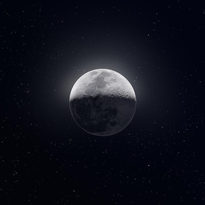
#> input picture lab_1/src/im1.png, 205 x 205 px, shrunk from 800 x 800 before the run
$ jupyter execute --allow-errors lab_1.ipynb
#> lines starting #> are read from the running program, lines starting #| are printed output that depends on the picture
# Виконати детекцію границь на зображеннях за допомогою операторів:
# * Roberts
# * Sobel
# Провести порівняльний аналіз.

[cell 1]
import os
import cv2
import pickle
import numpy as np
from tqdm import tqdm
import matplotlib.pyplot as plt

from cv.helpers import *

from IPython.core.display_functions import clear_output

x_sobel = np.array([
    [-1, 0, 1],
    [-2, 0, 2],
    [-1, 0, 1]
], dtype=np.float32)
y_sobel = np.array([
    [-1, -2, -1],
    [0, 0, 0],
    [1, 2, 1]
], dtype=np.float32)

x_roberts = np.array([
    [1, 0],
    [0, -1]
], dtype=np.float32)
y_roberts = np.array([
    [0, -1],
    [1, 0]
], dtype=np.float32)

def point_operation(img, K, L):
    img = img * K + L
    img[img > 255] = 255
    img[img < 0] = 0
    return np.asarray(img, dtype=np.uint8)

[cell 2]
im = cv2.imread('src/im1.png')
#> im is the input picture: shape (205, 205, 3); mean B, G, R 26.4, 16.6, 14.7
gray = cv2.cvtColor(im, cv2.COLOR_BGR2GRAY)
#> (the rest of this cell did not finish here and is left out)

[cell 3]
# noise add
noise = cv2.randu(np.zeros(gray.shape), 0, 255)
noisy_gray = gray + np.array(0.5 * noise, dtype=np.float32)
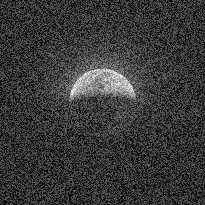
#> noisy_gray: shape (205, 205) float32; min 1.67, max 351.2, mean 81.2; drawn with min black and max white
#> (the rest of this cell did not finish here and is left out)

[cell 4]
def get_surround_mtx(img, krn, i, j, inter):
    rows, cols = img.shape[:2]
    k_rows, k_cols = krn.shape[:2]

    mtx = np.ndarray((k_rows, k_cols), dtype=np.float32)

    for k in range(k_rows):
        for l in range(k_cols):
            k_i, l_i = k - 1 + i, l - 1 + j # step back values

            if 0 > k_i or k + i > rows or 0 > l_i or l + j > cols:  # out of bounds
                if inter:
                    mtx[k, l] = img[i, j]  # fake interpolation
                else:
                    mtx[k, l] = 0  # no interpolation
            else:
                mtx[k, l] = img[k_i, l_i]

    return mtx


def apply_kernel(img, krn, inter=False):
#> called with krn = array of shape (3, 3), inter = False
    if len(img.shape) == 3:
        rows, cols, dim = img.shape
        new_img = np.zeros((rows, cols, dim), dtype=np.float32)
    else:
        (rows, cols), dim = img.shape, 0
#> rows = 123; cols = 123; dim = 0
        new_img = np.zeros((rows, cols), dtype=np.float32)

    for i in tqdm(range(rows)):
        for j in range(cols):
            if dim == 0:
                mtx = get_surround_mtx(img, krn, i, j, inter)
                new_img[i, j] = (mtx * krn).sum()
            else:
                for d in range(dim):
                    tm_im = img[:,:,d]  # get 1 of colors R / G / B
                    mtx = get_surround_mtx(tm_im, krn, i, j, inter)
                    new_img[i, j, d] = (mtx * krn).sum()

            new_img[new_img > 255] = 255
            new_img[new_img < 0] = 0
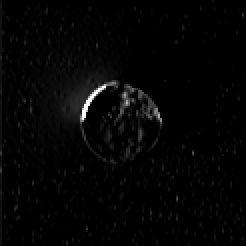
#> new_img: shape (123, 123) float32 (shown 2 times larger); min 0, max 255, mean 4.7
    return np.asarray(new_img, dtype=np.float32)


def process(pth, kernel, ratio=0, interpolate=False, grayscale=False):
    img = cv2.imread(pth)

    if ratio != 0:
        img = cv2.resize(img, (0, 0), fx=ratio, fy=ratio)

    if grayscale:
        img = cv2.cvtColor(img, cv2.COLOR_BGR2GRAY)

    my = apply_kernel(img, kernel, interpolate)
    lib = cv2.filter2D(img, -1, kernel)

    return my, lib

[cell 5]
im_pths = ['src/im1.png', 'src/im2.png', 'src/im3.png', 'src/im4.png', 'src/im5.png']
im_kernels = [(x_sobel, 'x_sobel'), (y_sobel, 'y_sobel'), (x_roberts, 'x_roberts'), (y_roberts, 'y_roberts')]

if os.path.exists('results.pkl'):
    results = pickle.load(open("results.pkl", 'rb'))
else:
    results = []
    for im_pth in im_pths:
        print(im_pth, end=' ')
        for im_kernel, k_name in im_kernels:
            results.append((process(im_pth, im_kernel, ratio=0.6, grayscale=True), k_name))
#> pass 2 of the loop `for im_pth in im_pths:`:
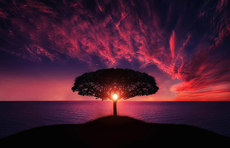
#> input picture lab_1/src/im2.png, 230 x 148 px, shrunk from 900 x 579 before the run
#> in process, img is the input picture: shape (148, 230, 3); mean B, G, R 46.2, 27.5, 69.9
#> in process (call 5), `img = cv2.cvtColor(img, cv2.COLOR_BGR2GRAY)`:
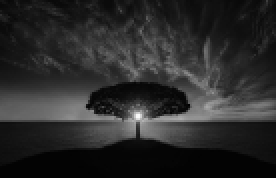
#> img: shape (89, 138) (shown 2 times larger); min 1, max 250, mean 42.2
#> after the loop in apply_kernel (call 5), `for i in tqdm(range(rows)):`:
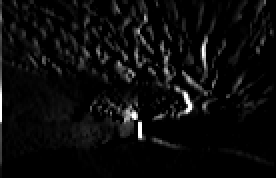
#> new_img: shape (89, 138) float32 (shown 2 times larger); min 0, max 255, mean 11.4
#> lib: shape (89, 138)
#> pass 3 of the loop `for im_pth in im_pths:`:
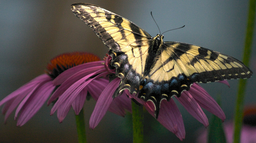
#> input picture lab_1/src/im3.png, 256 x 143 px, shrunk from 1000 x 560 before the run
#> in process, img is the input picture: shape (143, 256, 3); mean B, G, R 70.1, 74.3, 82.5
#> in process (call 9), `img = cv2.cvtColor(img, cv2.COLOR_BGR2GRAY)`:
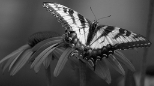
#> img: shape (86, 154); min 1, max 252, mean 76.1
#> after the loop in apply_kernel (call 9), `for i in tqdm(range(rows)):`:
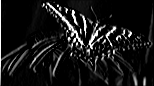
#> new_img: shape (86, 154) float32; min 0, max 255, mean 22.9
#> lib: shape (86, 154)
#> the loop made 5 passes; the first 3 are shown
    pickle.dump(results, open("results.pkl", "wb"))

[cell 6]
def iter_view(res):
    idx = 0
    while True:
        imgs, name = res[idx]
        key = show_2(*imgs, name=name)

        if key & 0xFF == ord('a'):
            if idx == 0:
                idx = len(results) - 1
            else:
                idx -= 1
        elif key & 0xFF == ord('d'):
            if idx == len(results) - 1:
                idx = 0
            else:
                idx += 1
        elif key & 0xFF == ord('q'):
            break

#> (the rest of this cell did not finish here and is left out)

[cell 7]
path = 'src/im5.png'
kernel = x_roberts

size = 3
blur = np.ones((size, size), np.float32) / size ** 2

no_int = process(path, kernel, ratio=0.3, interpolate=True)[0]
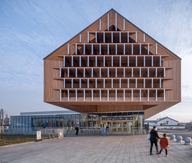
#> input picture lab_1/src/im5.png, 192 x 163 px, shrunk from 750 x 636 before the run
#> in process, img is the input picture: shape (163, 192, 3); mean B, G, R 144.7, 132.4, 133.9
#> in process (call 21), `img = cv2.resize(img, (0, 0), fx=ratio, fy=ratio)`:
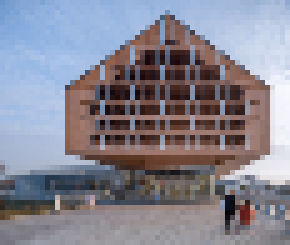
#> img: shape (49, 58, 3) (shown 5 times larger); mean B, G, R 145.7, 133.4, 134.9
#> after the loop in apply_kernel (call 21), `for i in tqdm(range(rows)):`:
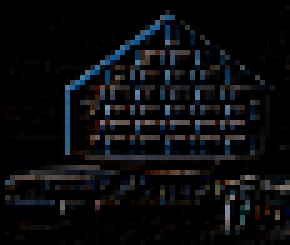
#> new_img: shape (49, 58, 3) float32 (shown 5 times larger); mean B, G, R 13.8, 11.9, 10.9
#> after the loop in apply_kernel (call 21), `for i in tqdm(range(rows)):`:
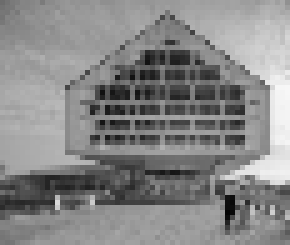
#> tm_im: shape (49, 58) (shown 5 times larger); min 3, max 247, mean 134.9
interp = process(path, kernel, ratio=0.3, interpolate=False)[0]
